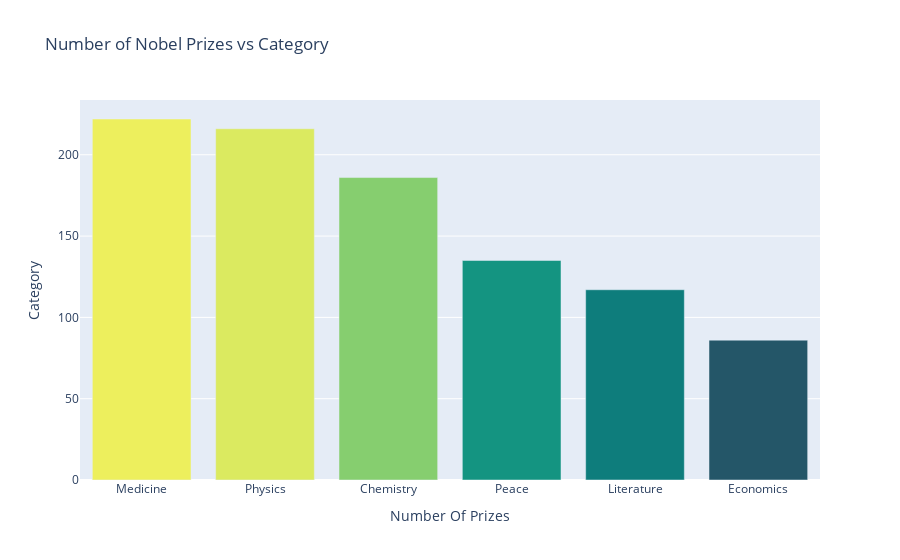

The notebook cell saved with this chart:
### Markdown cell above
# Number of Prizes per Category

**Challenge**: 
* In how many categories are prizes awarded? 
* Create a plotly bar chart with the number of prizes awarded by category. 
* Use the color scale called `Aggrnyl` to colour the chart, but don't show a color axis.
* Which category has the most number of prizes awarded? 
* Which category has the fewest number of prizes awarded?

### Code cell
prizes_category_count = df_data['category'].value_counts()
fig = px.bar(
        data_frame=prizes_category_count,
        x=prizes_category_count.index,
        y=prizes_category_count.values,
        color=prizes_category_count.values,
        color_continuous_scale='Aggrnyl',
        title='Number of Nobel Prizes vs Category',
        
       )
fig.update_layout (
        xaxis_title='Number Of Prizes',
        yaxis_title='Category',
        coloraxis_showscale=False
)

### Figure 1 — Plotly figure (JSON) as saved in the notebook; plotly's stock layout.template omitted (floating-point values rounded to 4 significant figures)
{"data": [{"alignmentgroup": "True", "hovertemplate": "category=%{x}<br>y=%{y}<br>color=%{marker.color}<extra></extra>", "legendgroup": "", "marker": {"color": [222, 216, 186, 135, 117, 86], "coloraxis": "coloraxis", "pattern": {"shape": ""}}, "name": "", "offsetgroup": "", "orientation": "v", "showlegend": false, "textposition": "auto", "type": "bar", "x": ["Medicine", "Physics", "Chemistry", "Peace", "Literature", "Economics"], "xaxis": "x", "y": [222, 216, 186, 135, 117, 86], "yaxis": "y"}], "layout": {"barmode": "relative", "coloraxis": {"colorbar": {"title": {"text": "color"}}, "colorscale": [[0, "rgb(36, 86, 104)"], [0.1667, "rgb(15, 114, 121)"], [0.3333, "rgb(13, 143, 129)"], [0.5, "rgb(57, 171, 126)"], [0.6667, "rgb(110, 197, 116)"], [0.8333, "rgb(169, 220, 103)"], [1, "rgb(237, 239, 93)"]], "showscale": false}, "legend": {"tracegroupgap": 0}, "title": {"text": "Number of Nobel Prizes vs Category"}, "xaxis": {"anchor": "y", "domain": [0, 1], "title": {"text": "Number Of Prizes"}}, "yaxis": {"anchor": "x", "domain": [0, 1], "title": {"text": "Category"}}}}
